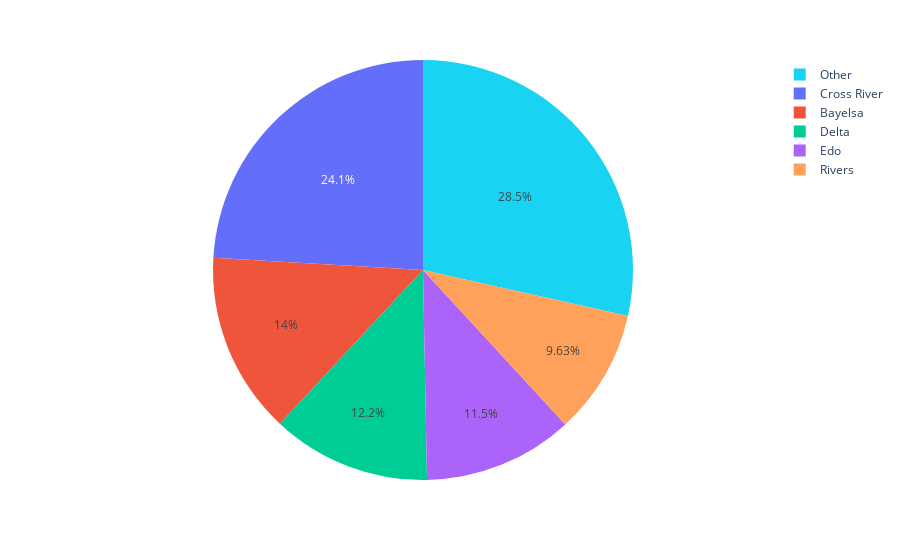

Notebook code for this chart:
### Code cell
geemap.pie_chart(ss_se_fnf, names='ADM1_NAME', values='class_1_km2', max_rows=6, color='ADM1_NAME')

### Figure 1 — Plotly figure (JSON) as saved in the notebook; plotly's stock layout.template omitted (floating-point values rounded to 4 significant figures)
{"data": [{"customdata": [["Cross River"], ["Bayelsa"], ["Delta"], ["Edo"], ["Rivers"], ["Other"], ["Other"], ["Other"], ["Other"], ["Other"], ["Other"]], "domain": {"x": [0, 1], "y": [0, 1]}, "hovertemplate": "ADM1_NAME=%{customdata[0]}<br>class_1_km2=%{value}<extra></extra>", "labels": ["Cross River", "Bayelsa", "Delta", "Edo", "Rivers", "Other", "Other", "Other", "Other", "Other", "Other"], "legendgroup": "", "marker": {"colors": ["#636efa", "#EF553B", "#00cc96", "#ab63fa", "#FFA15A", "#19d3f3", "#19d3f3", "#19d3f3", "#19d3f3", "#19d3f3", "#19d3f3"]}, "name": "", "showlegend": true, "type": "pie", "values": [3210.0, 1864.0, 1632.0, 1540.0, 1284, 810.1, 788.4, 711.3, 649.1, 487.7, 355.1]}], "layout": {"autosize": true, "legend": {"tracegroupgap": 0}, "margin": {"t": 60}}}
